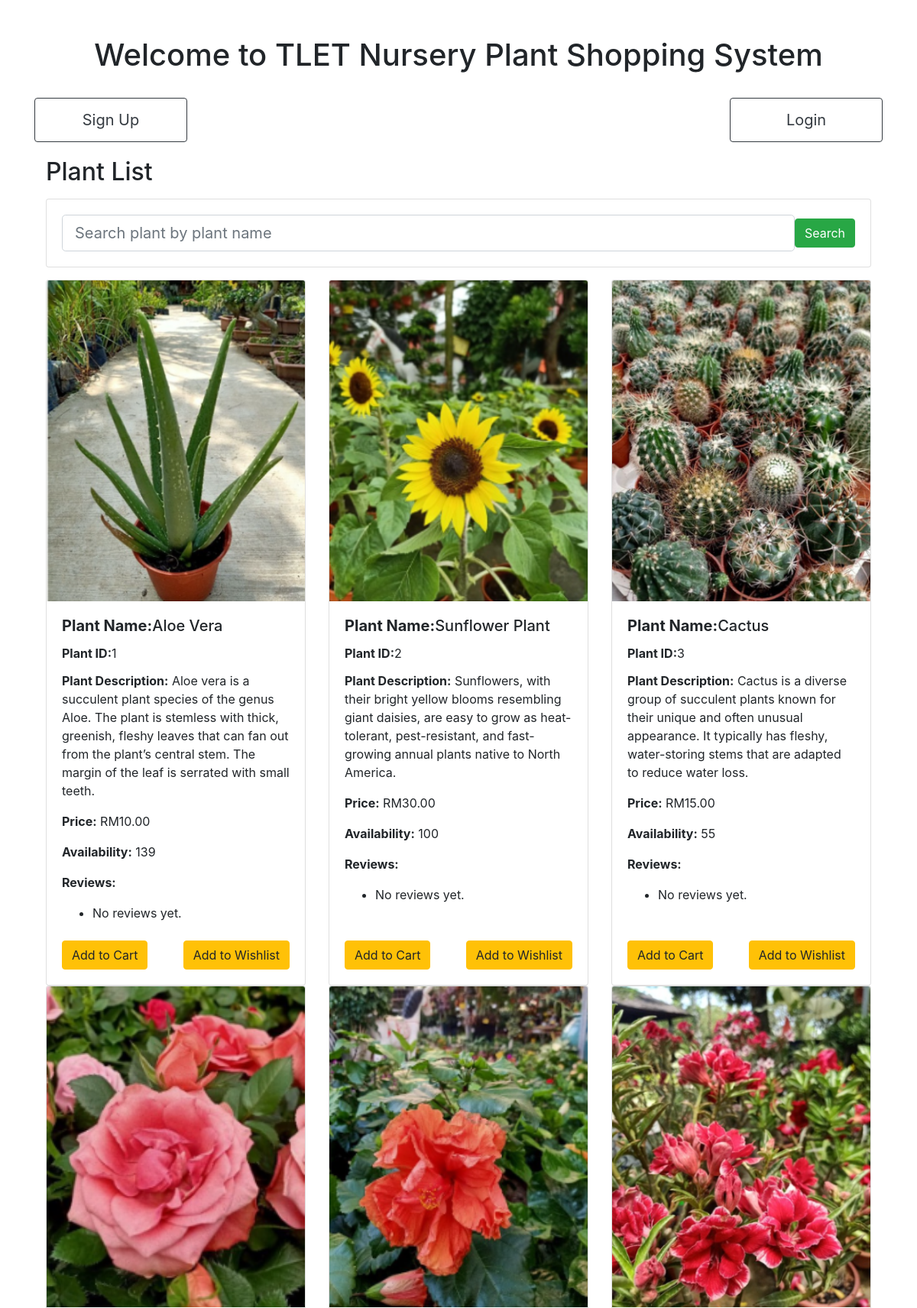
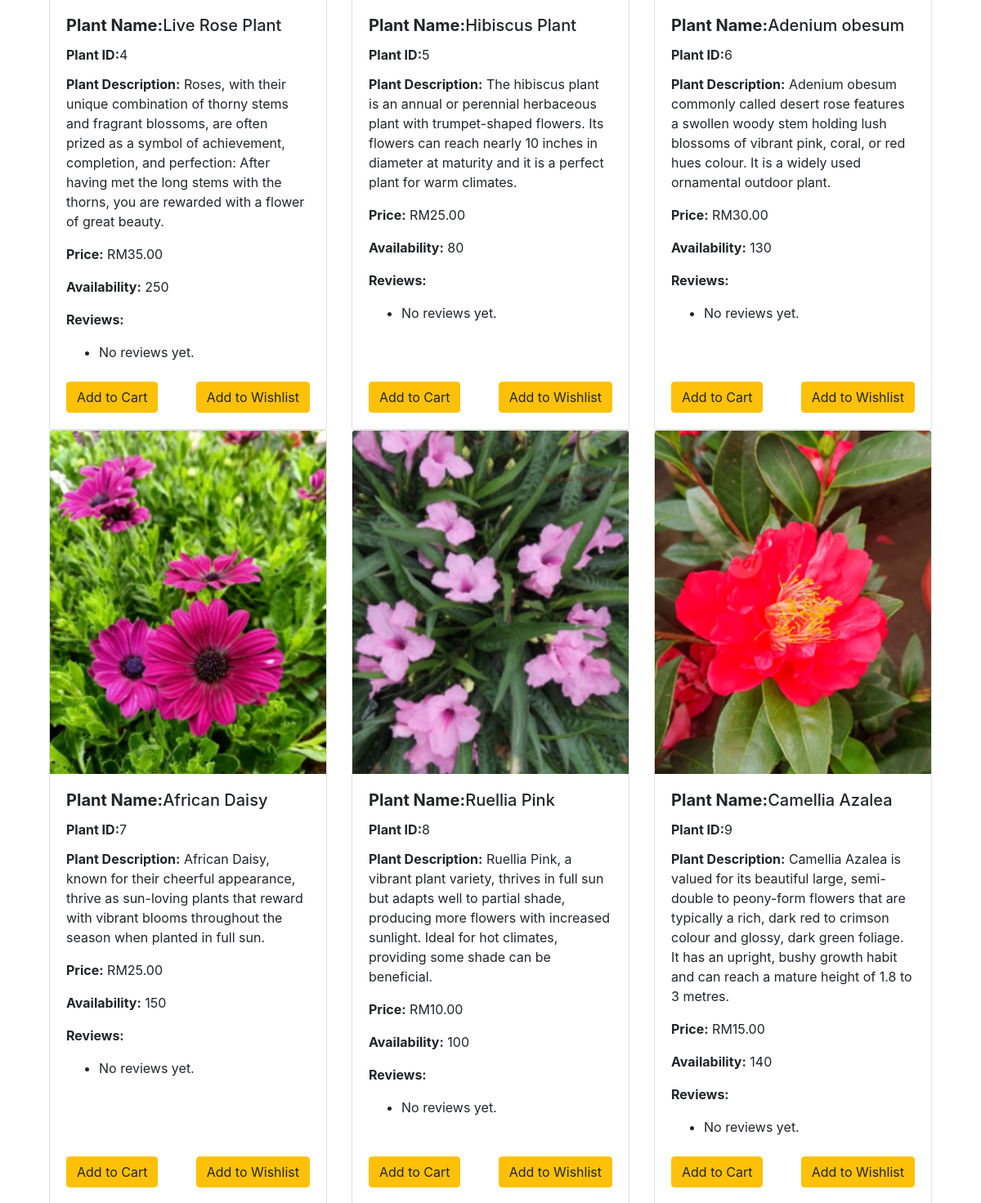
The page / (upper part) on the database its author committed (2 pictures, top to bottom).
### app/models.py (models this page shows)
class Plant(models.Model):
    plant_name = models.CharField(max_length=80)
    plant_image = models.ImageField(upload_to='plant/')
    plant_description = models.CharField(max_length=500)
    plant_price = models.DecimalField(max_digits=5, decimal_places=2)
    plant_availability = models.PositiveIntegerField(validators=[MinValueValidator(1), MaxValueValidator(999)])

### app/views.py (the view)
# urls.py: 2. Add a URL to urlpatterns:  path('', views.home, name='home')
def home(request):
    plant_objects = Plant.objects.all()
    for plant in plant_objects:
        plant.reviews = Review.objects.filter(order_item__plant=plant)
    item_name = request.GET.get('item_name')
    if item_name:
        plant_objects = plant_objects.filter(plant_name__icontains=item_name)
        if not plant_objects:
            message = "No matching plants found."
            context = {'message': message}
            return render(request, 'index.html', context)
    context = {'plant_objects': plant_objects}
    return render(request, "index.html", {'plant_objects': plant_objects, 'item_name': item_name})

### app/templates/index.html (shortened to what this page needs)
<!DOCTYPE html>
<html lang="en">
<head>
  <link rel="stylesheet" href="https://stackpath.bootstrapcdn.com/bootstrap/4.5.2/css/bootstrap.min.css">
</head>
<body>
<div class="container mt-5">
  <h1 class="text-center mb-4">Welcome to TLET Nursery Plant Shopping System</h1>
  <div class="row">
    <div class="col-md-3 d-flex">
      <button type="button" class="btn btn-outline-dark btn-auth" onclick="location.href='{% url 'registrationPage' %}'">Sign Up</button>
    </div>
    <div class="col-md-9 d-flex justify-content-md-end">
      <button type="button" class="btn btn-outline-dark btn-auth" onclick="location.href='{% url 'loginPage' %}'">Login</button>
    </div>
  </div>
<div class="container">
  <div class="row">
      <div class="col-12 text-left">
          <h2 class="plant-list-title">Plant List</h2>
      </div>
  </div>
  <div class="row search-bar-container align-items-center">
      <div class="col-12">
          <form class="card card-sm">
              <div class="card-body row no-gutters align-items-center">
                  <div class="col">
                      <input type="search" name='item_name' placeholder="Search plant by plant name"
                          class="form-control form-control-lg search-input">
                  </div>
                  <div class="col-auto">
                      <button class="btn btn-success" type="submit">Search</button>
                  </div>
              </div>
          </form>
      </div>
  </div>
  <div class="row row-cols-1 row-cols-md-3 g-4">
      {% if plant_objects %}
      {% for plant in plant_objects %}
      <div class="col">
          <div class="card h-100">
              <img src="{{ plant.plant_image.url }}" class="card-img-top" alt="{{ plant.plant_name }}">
              <div class="card-body d-flex flex-column">
                  <h5 class="card-title"><strong>Plant Name:</strong>{{ plant.plant_name }}</h5>
                  <p class="card-title"><strong>Plant ID:</strong>{{ plant.id }}</p>
                  <p class="card-text"><strong>Plant Description:</strong> {{ plant.plant_description }}</p>
                  <p class="card-text"><strong>Price:</strong> RM{{ plant.plant_price }}</p>
                  <p class="card-text"><strong>Availability:</strong> {{ plant.plant_availability }}</p>
                  <p class="card-text"><strong>Reviews:</strong></p>
                  <ul>
                      {% for review in plant.reviews %}
                      <li class="review">
                          <strong>{{ review.order_item.order.customer.customer_name }} (Rating: {{ review.rating }} star)</strong><br>
                          Comment: {{ review.comment }}<br>
                      </li>
                      {% empty %}
                      <li class="no-reviews">No reviews yet.</li>
                      {% endfor %}
                  </ul>
                  <div class="mt-auto">
                      <div class="mt-auto d-flex justify-content-between align-items-center">
                          <form action="{% url 'add_to_cart' plant.id %}" method="post" class="d-inline">
                              <button type="submit" class="btn btn-warning btn-cart-wishlist">Add to Cart</button>
                          </form>
                          <a href="{% url 'add_to_wishlist' plant.id %}" class="btn btn-warning btn-cart-wishlist">Add to Wishlist</a>
                      </div>
                  </div>
              </div>
          </div>
      </div>
      {% endfor %}
      {% else %}
      <div class="col-md-12">
          <div class="alert alert-warning" role="alert">
              No plants match the entered criteria.
          </div>
      </div>
      {% endif %}
  </div>
</div>
</body>
</html>

### app/templates/index.html (style rules this page uses)
.btn-auth { padding: .80rem 1.50rem; font-size: 1.25rem; margin-top: 0.5rem; width: 200px; }
.search-bar-container { margin-bottom: 1rem; }
.card-img-top { width: 100%; height: 35vw; object-fit: cover; }
.search-input { width: 100%; }
.plant-list-title { margin-bottom: 1rem; margin-top: 20px; }
.btn-cart-wishlist { padding: .375rem .75rem; font-size: 1rem; line-height: 1.5; border-radius: .25rem; width: auto; margin-top: .5rem; }

### rows shown on the page
Plant: plant_image (picture), plant_name "Aloe Vera", id "1", plant_description "Aloe vera is a succulent plant species of the genus Aloe. The plant is stemless with thick, greenish, fleshy leaves that can fan out from the plant’s central stem. The margin of the leaf is serrated with small teeth.", plant_price "10.00", plant_availability "139"
Plant: plant_image (picture), plant_name "Sunflower Plant", id "2", plant_description "Sunflowers, with their bright yellow blooms resembling giant daisies, are easy to grow as heat-tolerant, pest-resistant, and fast-growing annual plants native to North America.", plant_price "30.00", plant_availability "100"
Plant: plant_image (picture), plant_name "Cactus", id "3", plant_description "Cactus is a diverse group of succulent plants known for their unique and often unusual appearance. It typically has fleshy, water-storing stems that are adapted to reduce water loss.", plant_price "15.00", plant_availability "55"
Plant: plant_image (picture), plant_name "Live Rose Plant", id "4", plant_description "Roses, with their unique combination of thorny stems and fragrant blossoms, are often prized as a symbol of achievement, completion, and perfection: After having met the long stems with the thorns, you are rewarded with a flower of great beauty.", plant_price "35.00", plant_availability "250"
Plant: plant_image (picture), plant_name "Hibiscus Plant", id "5", plant_description "The hibiscus plant is an annual or perennial herbaceous plant with trumpet-shaped flowers. Its flowers can reach nearly 10 inches in diameter at maturity and it is a perfect plant for warm climates.", plant_price "25.00", plant_availability "80"
Plant: plant_image (picture), plant_name "Adenium obesum", id "6", plant_description "Adenium obesum commonly called desert rose features a swollen woody stem holding lush blossoms of vibrant pink, coral, or red hues colour. It is a widely used ornamental outdoor plant.", plant_price "30.00", plant_availability "130"
Plant: plant_image (picture), plant_name "African Daisy", id "7", plant_description "African Daisy, known for their cheerful appearance, thrive as sun-loving plants that reward with vibrant blooms throughout the season when planted in full sun.", plant_price "25.00", plant_availability "150"
Plant: plant_image (picture), plant_name "Ruellia Pink", id "8", plant_description "Ruellia Pink, a vibrant plant variety, thrives in full sun but adapts well to partial shade, producing more flowers with increased sunlight. Ideal for hot climates, providing some shade can be beneficial.", plant_price "10.00", plant_availability "100"
Plant: plant_image (picture), plant_name "Camellia Azalea", id "9", plant_description "Camellia Azalea is valued for its beautiful large, semi-double to peony-form flowers that are typically a rich, dark red to crimson colour and glossy, dark green foliage. It has an upright, bushy growth habit and can reach a mature height of 1.8 to 3 metres.", plant_price "15.00", plant_availability "140"
